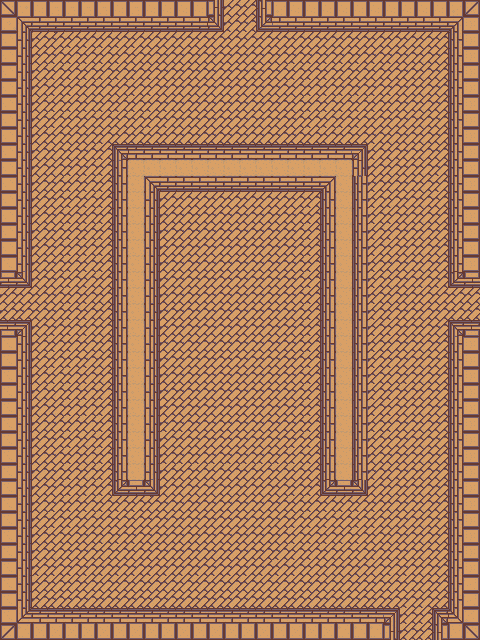

Tiled map render using the project's own tile images. Description and the whole map definition, tile-layer contents included, below:
An orthogonal 30x40 tile map with 16x16 px tiles, 1 tile layer (background), 3 tilesets and 21 objects.

<map version="1.0" orientation="orthogonal" renderorder="right-down" width="30" height="40" tilewidth="16" tileheight="16" nextobjectid="74">
 <tileset firstgid="1" name="tileset_1" tilewidth="16" tileheight="16" tilecount="1200" columns="40">
  <image source="tileset_1.png" width="640" height="480" />
 </tileset>
 <tileset firstgid="1201" name="player" tilewidth="32" tileheight="32" tilecount="1" columns="1">
  <image source="../../img/player_stand.png" width="32" height="36" />
 </tileset>
 <tileset firstgid="1202" name="scarab" tilewidth="64" tileheight="32" tilecount="1" columns="1">
  <image source="../../img/scarab.png" width="64" height="32" />
 </tileset>
 <layer name="background" width="30" height="40">
  <data encoding="csv">
1,2,3,4,4,4,4,3,4,3,3,3,3,283,83,84,281,5,3,3,3,3,3,3,3,3,3,3,5,6,
41,42,43,44,44,44,44,43,44,43,43,43,43,323,123,124,321,44,44,44,44,44,44,44,44,44,43,43,45,86,
81,82,84,124,83,84,83,83,84,83,84,84,84,84,84,84,84,84,84,84,84,84,84,84,84,84,83,84,85,86,
81,82,124,124,83,84,83,84,84,123,124,124,124,124,124,124,124,124,124,124,124,124,124,124,124,124,123,124,85,86,
81,82,123,83,83,83,84,84,124,123,124,124,124,124,124,124,124,124,83,84,84,84,84,84,84,124,123,124,85,86,
81,82,123,83,84,83,83,83,83,84,124,124,124,124,124,124,124,124,83,83,84,124,124,124,124,124,123,124,85,86,
81,82,123,83,84,123,123,123,83,84,124,124,124,124,124,124,124,124,123,83,84,83,83,83,84,124,123,124,85,86,
81,82,123,83,83,84,83,83,83,83,84,124,124,124,124,124,124,124,124,83,83,84,84,84,124,124,123,124,85,86,
81,82,123,83,123,124,123,123,123,83,84,124,124,124,124,124,124,124,124,83,83,83,84,124,123,124,123,124,85,86,
81,82,123,123,123,124,83,241,163,163,163,163,163,163,163,163,163,163,163,163,163,163,243,84,123,124,123,124,85,86,
81,82,123,123,124,124,83,125,282,282,282,282,282,282,282,282,282,282,282,282,282,282,82,84,123,124,123,124,85,86,
81,82,123,124,83,84,83,85,282,42,43,43,43,43,43,43,43,43,43,44,45,282,85,124,123,124,123,84,85,86,
81,82,123,124,83,84,83,85,282,82,83,83,83,83,83,83,83,83,83,84,85,282,85,84,123,124,123,84,85,86,
81,82,123,124,83,84,83,85,282,82,124,124,124,124,124,124,124,124,124,83,85,282,85,83,84,124,123,124,85,86,
81,82,123,124,83,84,83,85,282,82,124,124,124,124,124,124,124,124,124,83,85,282,85,83,84,124,123,124,85,86,
81,82,123,124,83,84,83,85,282,82,124,124,124,124,124,124,124,124,124,83,85,282,85,84,84,124,123,124,85,86,
121,122,123,124,83,84,83,85,282,82,124,124,124,124,124,124,124,124,124,83,85,282,85,84,124,124,123,124,85,86,
322,323,123,124,83,84,83,85,282,82,124,124,124,124,124,124,124,124,124,83,85,282,85,84,123,124,123,124,321,322,
83,84,123,124,83,84,123,85,282,82,124,124,124,124,124,124,124,124,124,83,85,282,85,84,123,124,83,84,83,84,
123,124,123,124,83,84,123,85,282,82,124,124,124,124,124,124,124,124,124,83,85,282,85,84,123,124,123,124,123,124,
242,243,123,124,83,84,123,85,282,82,124,124,124,124,124,124,124,124,124,83,85,282,85,83,84,124,123,124,241,242,
121,122,123,83,84,84,123,85,282,82,124,124,124,124,124,124,124,124,124,83,85,282,85,84,84,124,123,124,85,86,
121,122,123,83,84,124,123,85,282,82,124,124,124,124,124,124,124,124,124,83,85,282,85,84,124,124,123,124,85,86,
121,122,123,83,83,84,123,85,282,82,124,124,124,124,124,124,124,124,124,83,85,282,85,84,84,124,123,124,85,86,
121,122,123,83,83,84,123,85,282,82,124,124,124,124,124,124,124,124,124,83,85,282,85,84,124,83,123,124,85,86,
121,122,123,123,83,83,84,85,282,82,124,124,124,124,124,124,124,124,124,83,85,282,85,83,84,123,123,124,85,86,
121,122,123,124,83,83,83,85,282,82,124,124,124,124,124,124,124,124,124,83,85,282,85,84,84,124,123,124,85,86,
121,122,123,124,83,123,83,85,282,82,83,84,124,124,124,124,124,124,124,83,85,282,85,83,84,124,123,124,85,86,
121,122,123,124,83,123,83,85,282,82,123,124,124,124,124,124,124,124,83,84,85,282,85,123,124,124,123,124,85,86,
121,122,123,124,83,123,83,85,282,122,83,83,83,83,83,83,83,83,83,84,85,282,85,124,123,124,123,124,85,86,
121,122,123,124,83,123,83,321,322,323,123,123,123,123,123,123,123,123,123,124,321,322,323,84,123,124,123,124,85,86,
121,122,123,124,83,84,83,83,84,123,124,124,124,124,124,124,124,124,83,83,84,83,84,124,123,124,123,124,85,86,
121,122,123,83,84,84,83,84,84,124,124,124,124,124,124,124,124,124,123,83,84,83,83,84,123,124,123,124,85,86,
121,122,123,83,84,124,123,124,124,124,124,124,124,124,124,124,124,124,83,84,84,123,83,84,123,124,123,124,85,86,
121,122,123,123,124,124,84,84,84,124,124,124,124,124,124,124,124,124,83,84,83,84,84,124,123,124,123,124,85,86,
121,122,123,124,124,124,124,124,124,124,124,124,124,124,124,124,124,83,84,84,123,124,124,84,123,124,123,124,85,86,
121,122,83,84,84,84,84,84,84,84,84,84,84,84,84,84,84,84,84,124,123,123,124,124,84,84,123,124,125,126,
121,122,123,124,124,124,124,124,124,124,124,124,124,124,124,124,124,124,124,123,124,123,124,124,124,124,123,123,125,126,
121,162,163,163,163,163,163,163,163,163,163,163,163,163,163,163,163,163,163,163,163,164,164,164,243,83,84,241,165,166,
201,204,203,203,203,203,203,203,203,203,203,203,203,203,203,203,203,203,203,203,203,204,204,204,283,83,84,281,205,206
</data>
 </layer>
 <objectgroup name="enemies">
  <object id="49" gid="1202" x="176" y="240" width="64" height="32" />
  <object id="50" gid="1202" x="240" y="240" width="64" height="32" />
  <object id="51" gid="1202" x="208" y="288" width="64" height="32" />
  <object id="52" gid="1202" x="160" y="336" width="64" height="32" />
  <object id="53" gid="1202" x="256" y="336" width="64" height="32" />
  <object id="54" gid="1202" x="208" y="384" width="64" height="32" />
  <object id="55" gid="1202" x="176" y="432" width="64" height="32" />
  <object id="56" gid="1202" x="240" y="432" width="64" height="32" />
  <object id="57" gid="1202" x="208" y="480" width="64" height="32" />
 </objectgroup>
 <objectgroup name="solids">
  <object id="59" x="112" y="144" width="48" height="352" />
  <object id="60" x="160" y="144" width="160" height="48" />
  <object id="61" x="320" y="144" width="48" height="352" />
  <object id="63" x="0" y="0" width="224" height="32" />
  <object id="64" x="256" y="0" width="224" height="32" />
  <object id="65" x="448" y="32" width="32" height="256" />
  <object id="66" x="448" y="320" width="32" height="320" />
  <object id="67" x="432" y="608" width="16" height="32" />
  <object id="68" x="0" y="608" width="400" height="32" />
  <object id="70" x="0" y="320" width="32" height="288" />
  <object id="72" x="0" y="32" width="32" height="256" />
 </objectgroup>
 <objectgroup name="player">
  <object id="73" gid="1201" x="224" y="112" width="32" height="32" />
 </objectgroup>
</map>
